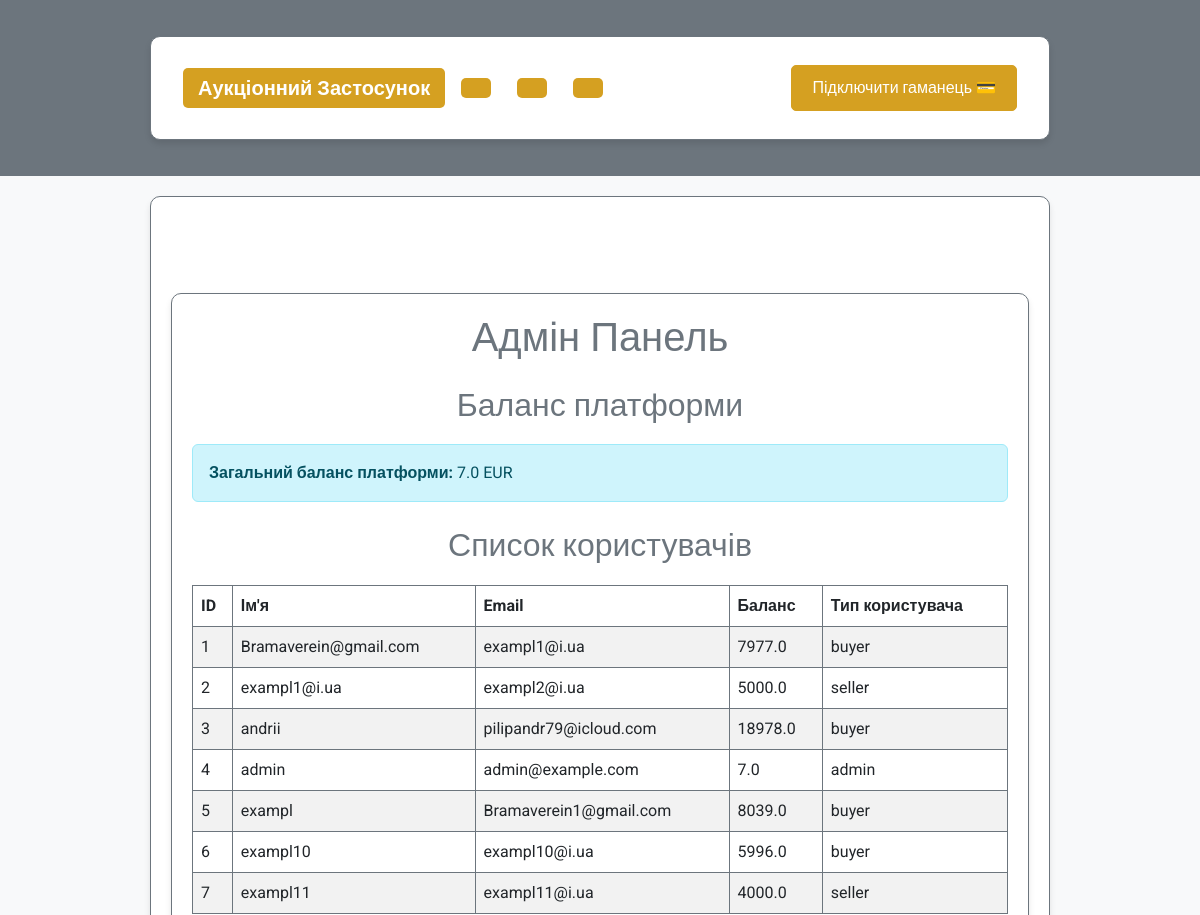
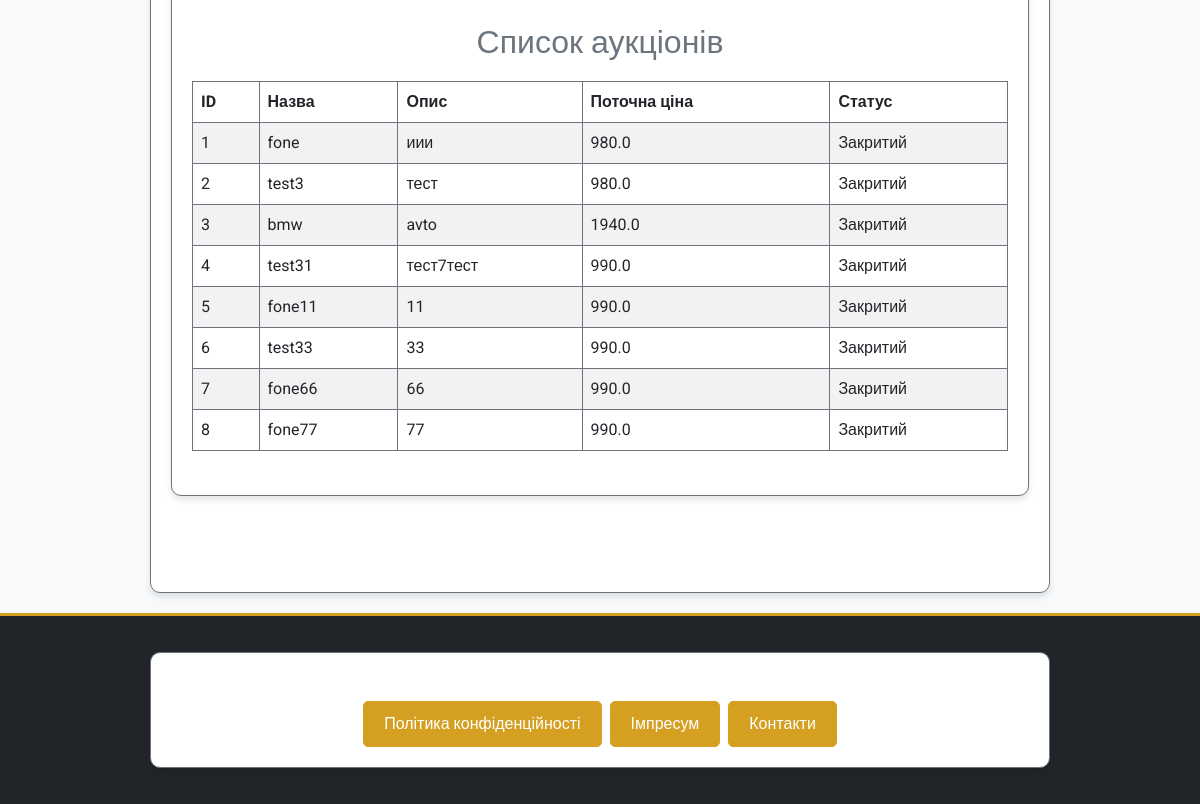
Page /admin/dashboard (signed in) on the earlier database version (2 pictures, top to bottom).
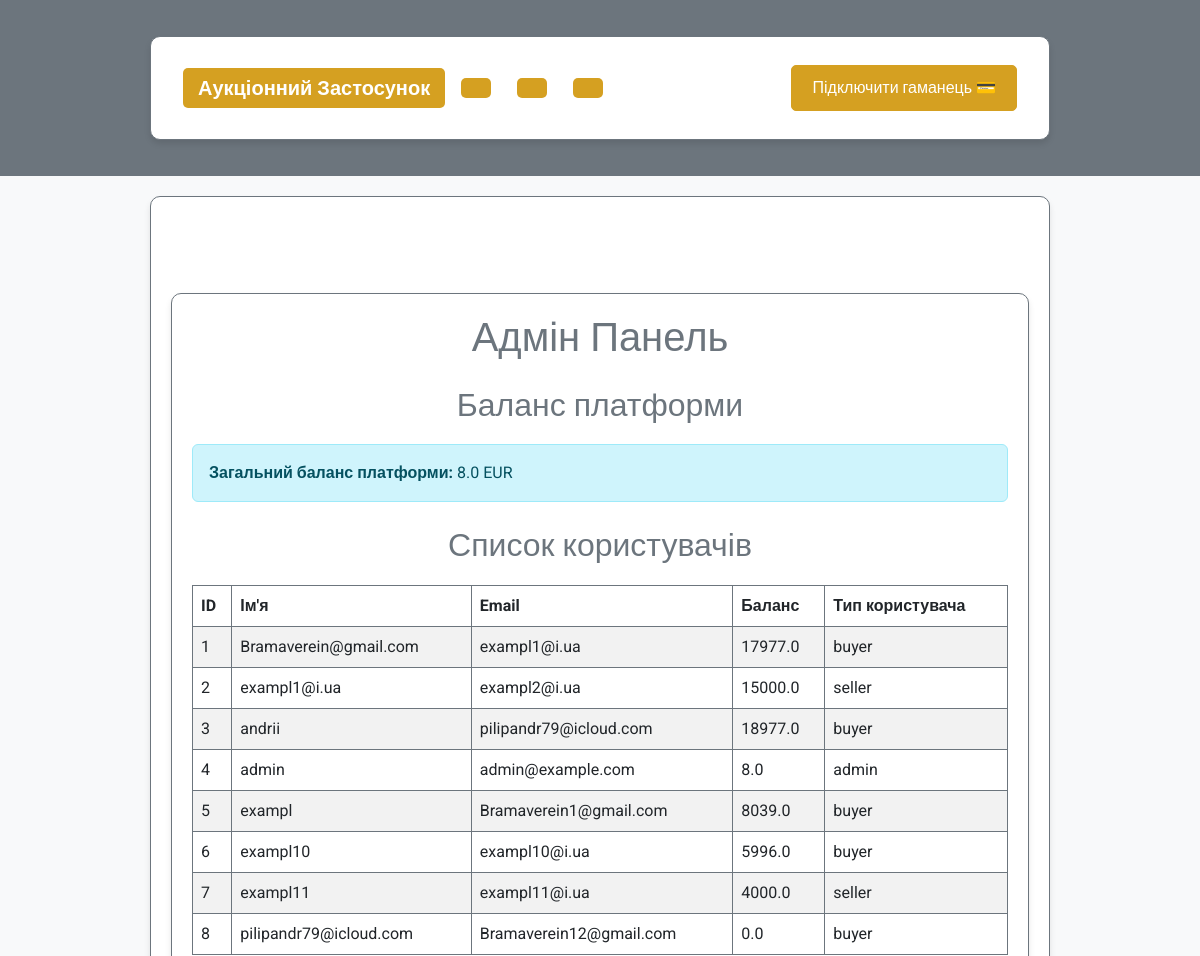
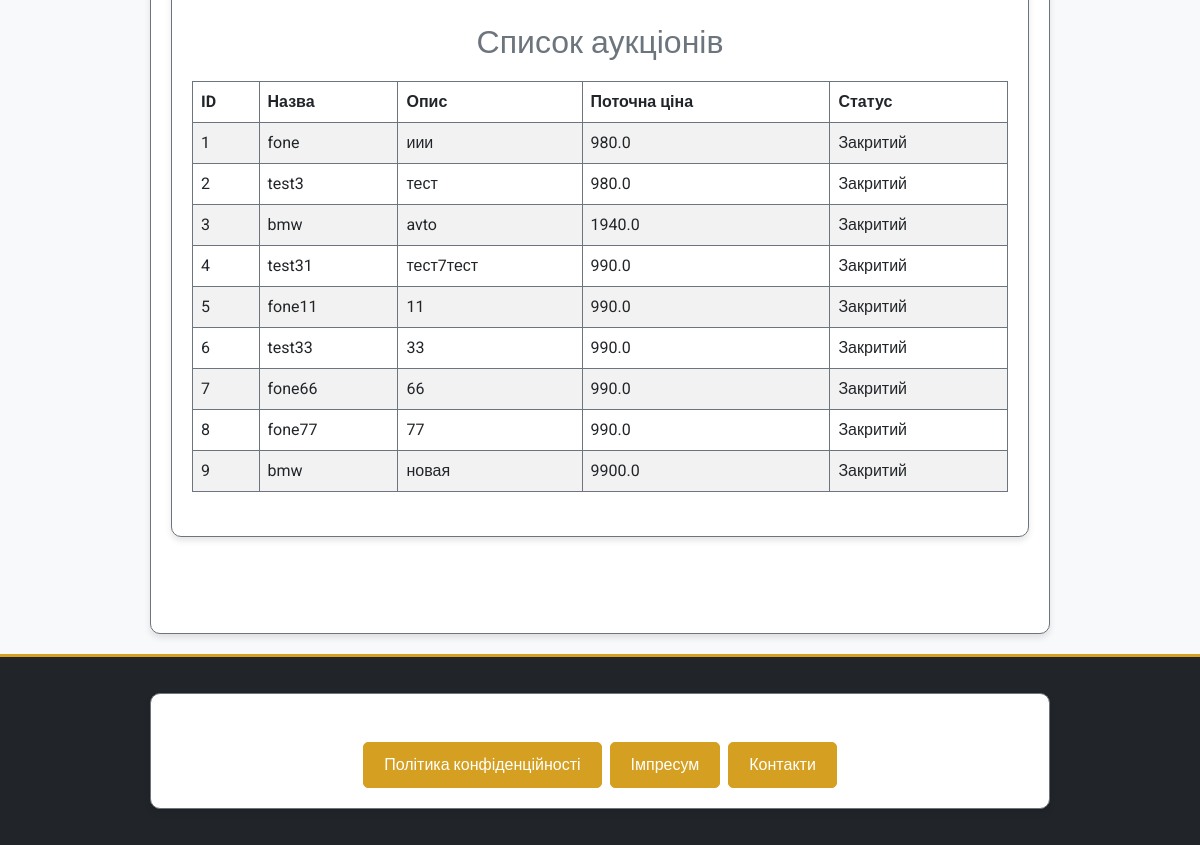
Same page on the later database version (2 pictures, top to bottom).
### app/models/user.py (models this page shows, shortened)
class User(UserMixin, db.Model):
    __tablename__ = 'users'
    id = db.Column(db.Integer, primary_key=True)
    username = db.Column(db.String(80), nullable=False, unique=True)
    email = db.Column(db.String(120), nullable=False, unique=True)
    password_hash = db.Column(db.String(128), nullable=False)
    balance = db.Column(db.Float, default=0.0)
    platform_balance = db.Column(db.Float, default=0.0)  # Баланс платформи
    user_type = db.Column(db.String(10), nullable=False)  # "buyer", "seller", "admin"
    is_admin = db.Column(db.Boolean, default=False)  # Поле для адміністратора
    wallet_address = db.Column(db.String(42), nullable=True)  # Адреса криптогаманця
    auctions_created = db.relationship('Auction', foreign_keys='Auction.seller_id', backref='seller', lazy=True)
    auctions_won = db.relationship('Auction', foreign_keys='Auction.winner_id', backref='winner', lazy=True)
    auction_participations = db.relationship('AuctionParticipant', back_populates='user', lazy=True)

### app/models/auction.py (models this page shows, shortened)
class Auction(db.Model):
    __tablename__ = 'auctions'
    id = db.Column(db.Integer, primary_key=True)
    title = db.Column(db.String(255), nullable=False)
    description = db.Column(db.Text, nullable=False)
    starting_price = db.Column(db.Float, nullable=False)
    current_price = db.Column(db.Float, nullable=False)
    seller_id = db.Column(db.Integer, db.ForeignKey('users.id'), nullable=False)
    total_participants = db.Column(db.Integer, default=0, nullable=False)
    is_active = db.Column(db.Boolean, default=True, nullable=False)
    winner_id = db.Column(db.Integer, db.ForeignKey('users.id'), nullable=True)
    total_earnings = db.Column(db.Float, default=0.0, nullable=False)
    created_at = db.Column(db.DateTime, default=db.func.now(), nullable=False)
    updated_at = db.Column(db.DateTime, default=db.func.now(), onupdate=db.func.now(), nullable=False)
    photos = db.Column(JSON, default=list)  # Поле для зберігання шляхів до фото у форматі JSON
    participants = relationship(
        'AuctionParticipant', back_populates='auction', cascade='all, delete-orphan', lazy='dynamic'
    )

### app/routes/admin_routes.py (the view)
@admin_bp.route('/dashboard', methods=['GET'])
@login_required
def admin_dashboard():
    if not current_user.is_admin:
        return "Доступ заборонено", 403
    users = User.query.all()
    auctions = Auction.query.all()
    admin_balance = current_user.balance  # Поточний баланс адміністратора
    return render_template('admin/dashboard.html',
                           users=users,
                           auctions=auctions,
                           admin_balance=admin_balance)

### app/templates/admin/dashboard.html (shortened to what this page needs)
{% extends "base.html" %}
{% block content %}
<div class="container my-5">
    <h1 class="text-center text-secondary">Адмін Панель</h1>
    <section class="my-4">
        <h2 class="text-secondary">Баланс платформи</h2>
        <div class="alert alert-info">
            <strong>Загальний баланс платформи:</strong> {{ admin_balance }} EUR
        </div>
    </section>
    <section class="my-4">
        <h2 class="text-secondary">Список користувачів</h2>
        <table class="table table-striped">
            <thead>
                <tr>
                    <th>ID</th>
                    <th>Ім'я</th>
                    <th>Email</th>
                    <th>Баланс</th>
                    <th>Тип користувача</th>
                </tr>
            </thead>
            <tbody>
                {% for user in users %}
                <tr>
                    <td>{{ user.id }}</td>
                    <td>{{ user.username }}</td>
                    <td>{{ user.email }}</td>
                    <td>{{ user.balance }}</td>
                    <td>{{ user.user_type }}</td>
                </tr>
                {% endfor %}
            </tbody>
        </table>
    </section>
    <section class="my-4">
        <h2 class="text-secondary">Список аукціонів</h2>
        <table class="table table-striped">
            <thead>
                <tr>
                    <th>ID</th>
                    <th>Назва</th>
                    <th>Опис</th>
                    <th>Поточна ціна</th>
                    <th>Статус</th>
                </tr>
            </thead>
            <tbody>
                {% for auction in auctions %}
                <tr>
                    <td>{{ auction.id }}</td>
                    <td>{{ auction.title }}</td>
                    <td>{{ auction.description }}</td>
                    <td>{{ auction.current_price }}</td>
                    <td>{{ 'Активний' if auction.is_active else 'Закритий' }}</td>
                </tr>
                {% endfor %}
            </tbody>
        </table>
    </section>
</div>
{% endblock %}

### app/templates/base.html (shortened to what this page needs)
<!DOCTYPE html>
<html lang="uk">
<head>
    <link href="https://cdn.jsdelivr.net/npm/bootstrap@5.3.0/dist/css/bootstrap.min.css" rel="stylesheet">
    <link rel="stylesheet" href="{{ url_for('static', filename='css/custom.css') }}">
</head>
<body class="bg-light text-dark" style="font-family: 'Roboto', sans-serif;">
    <header class="bg-secondary text-white py-3">
        <div class="container">
            <nav class="navbar navbar-expand-lg navbar-dark">
                <div class="container-fluid">
                    <a class="navbar-brand fw-bold" href="/">Аукціонний Застосунок</a>
                    <div class="d-flex align-items-center w-100 justify-content-between">
                        <div class="d-flex gap-3">
                            <a href="#" class="text-white fs-4" title="Telegram"></a>
                            <a href="#" class="text-white fs-4" title="Facebook"></a>
                            <a href="#" class="text-white fs-4" title="Instagram"></a>
                        </div>
                        <div class="d-flex align-items-center ms-3">
                            {% if current_user.is_authenticated %}
                                {% if current_user.wallet_address %}
                                    <div class="wallet-widget d-flex align-items-center bg-white px-2 py-1 rounded shadow-sm" style="gap: 8px;">
                                        <span style="font-size: 1.2em; color: #28a745;">&#128179;</span>
                                        <span id="wallet-address-short" class="fw-bold text-dark" style="cursor:pointer;" title="Скопіювати адресу">
                                            {{ current_user.wallet_address[:6] }}...{{ current_user.wallet_address[-4:] }}
                                        </span>
                                        <span id="wallet-copy-status" class="text-success small ms-1" style="display:none;">Скопійовано!</span>
                                    </div>
                                    {% if user_discount is not none %}
                                        <div class="ms-2 small text-success fw-bold" style="white-space:nowrap;">
                                            Знижка за токен: <span style="color:#d5a021;">-{{ user_discount }}%</span>
                                        </div>
                                    {% endif %}
                                {% else %}
                                    <button onclick="connectWallet()" class="btn btn-outline-warning btn-sm ms-2">Підключити гаманець &#128179;</button>
                                {% endif %}
                            {% endif %}
                        </div>
                    </div>
                </div>
            </nav>
        </div>
    </header>
    <main class="container py-5">
        {% block content %}{% endblock %}
    </main>
    <footer class="bg-dark text-white py-3 mt-auto">
        <div class="container text-center">
            <p class="mb-1">&copy; 2024 Аукціонний Застосунок. Всі права захищені.</p>
            <div class="mb-0 d-flex justify-content-center gap-2">
                <a href="{{ url_for('main.privacy') }}" class="btn btn-outline-warning btn-sm">Політика конфіденційності</a>
                <a href="{{ url_for('main.impressum') }}" class="btn btn-outline-warning btn-sm">Імпресум</a>
                <a href="{{ url_for('main.contacts') }}" class="btn btn-outline-warning btn-sm">Контакти</a>
            </div>
        </div>
    </footer>
</body>
</html>

### app/static/css/custom.css (style rules this page uses)
:root { --main-bg: #fef6e4; --main-color: #d5a021; --secondary-color: #a47449; --neutral-gray: #6c757d; --text-color: #3d3d3d; }
body { font-family: 'Roboto', sans-serif; background-color: var(--main-bg); color: var(--text-color); margin: 0; padding: 0; }
h1, h2, h3 { color: var(--main-color); text-align: center; margin-bottom: 20px; }
.container { max-width: 900px; margin: 20px auto; padding: 20px; background-color: #fff; border: 1px solid var(--neutral-gray); border-radius: 10px; box-shadow: 0 4px 6px rgba(0, 0, 0, 0.1); }
button, .btn { background-color: var(--main-color); border: none; color: #fff; font-size: 16px; padding: 10px 20px; border-radius: 5px; cursor: pointer; transition: background-color 0.3s ease; }
.btn-outline-warning { color: #fff !important; background-color: var(--main-color) !important; border: 1.5px solid var(--main-color) !important; }
table { width: 100%; border-collapse: collapse; margin: 20px 0; }
table th, table td { padding: 10px; text-align: left; border: 1px solid var(--neutral-gray); }
table th { background-color: var(--main-color); color: #fff; }
a { color: var(--main-color); text-decoration: none; }
nav a { padding: 10px 15px; display: inline-block; border-radius: 5px; margin-right: 10px; background-color: var(--main-color); color: #fff; }
footer { text-align: center; padding: 20px; background-color: var(--neutral-gray); color: #fff; margin-top: 20px; border-top: 3px solid var(--main-color); }

Differences in the rows shown:
changed User "admin": balance "7.0" → "8.0"
changed User "Bramaverein@gmail.com": balance "7977.0" → "17977.0"
changed User "exampl2@i.ua": balance "5000.0" → "15000.0"
changed User "andrii": balance "18978.0" → "18977.0"
added User: id "8", username "pilipandr79@icloud.com", email "Bramaverein12@gmail.com", balance "0.0", user_type "buyer"
added Auction: id "9", title "bmw", description "новая", current_price "9900.0", is_active "Закритий"
